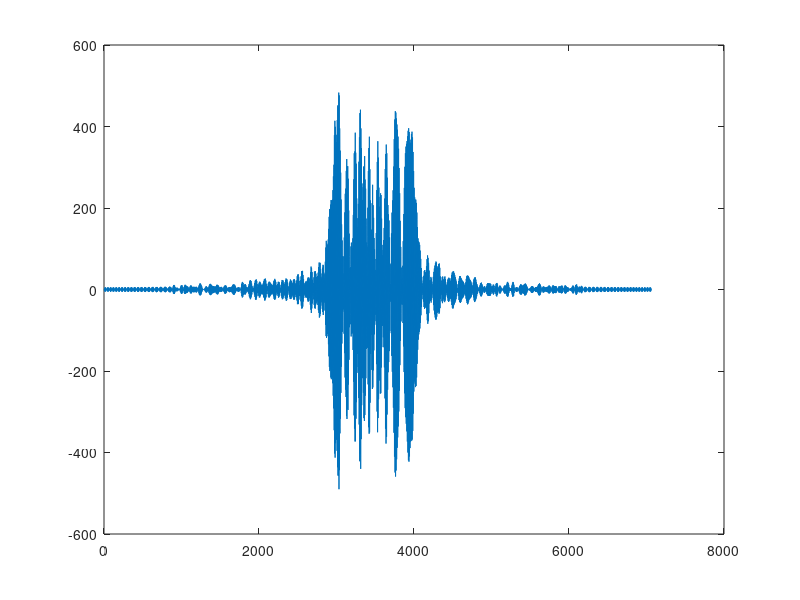

MATLAB code to generate this figure:
% chirp modulation.

audio1  = [];
Fs = 44100;
dt = 1/Fs;          %chirp sample rate 
tmax = 0.02;          %chirp duration

t= 0:dt:tmax;                       % 0.1 second @ 44100Hz sample rate
f0=6000;f1=6200;                      % Start at 4000Hz, go up to 6000Hz
part_audio = chirp(t,f0,tmax,f1);

audio1 = [audio1 part_audio];


t= 0:dt:tmax;                       % 0.1 second @ 44100Hz sample rate
f0=6200;f1=6600;                      % Start at 4000Hz, go up to 6000Hz
part_audio = chirp(t,f0,tmax,f1);

audio1 = [audio1 part_audio];

t= 0:dt:tmax;                       % 0.1 second @ 44100Hz sample rate
f0=6600;f1=7200;                      % Start at 4000Hz, go up to 6000Hz
part_audio = chirp(t,f0,tmax,f1);

audio1 = [audio1 part_audio];


t= 0:dt:tmax;                       % 0.1 second @ 44100Hz sample rate
f0=7200;f1=7300;                      % Start at 4000Hz, go up to 6000Hz
part_audio = chirp(t,f0,tmax,f1);

audio1 = [audio1 part_audio];


sound(audio1, 44100);






audio2  = [];
Fs = 44100;
dt = 1/Fs;          %chirp sample rate 
tmax = 0.02;          %chirp duration

t= 0:dt:tmax;                       % 0.1 second @ 44100Hz sample rate
f0=6000;f1=6400;                      % Start at 4000Hz, go up to 6000Hz
part_audio = chirp(t,f0,tmax,f1);

audio2 = [audio2 part_audio];


t= 0:dt:tmax;                       % 0.1 second @ 44100Hz sample rate
f0=6400;f1=6500;                      % Start at 4000Hz, go up to 6000Hz
part_audio = chirp(t,f0,tmax,f1);

audio2 = [audio2 part_audio];

t= 0:dt:tmax;                       % 0.1 second @ 44100Hz sample rate
f0=6500;f1=6900;                      % Start at 4000Hz, go up to 6000Hz
part_audio = chirp(t,f0,tmax,f1);

audio2 = [audio2 part_audio];


t= 0:dt:tmax;                       % 0.1 second @ 44100Hz sample rate
f0=6900;f1=7300;                      % Start at 4000Hz, go up to 6000Hz
part_audio = chirp(t,f0,tmax,f1);

audio2 = [audio2 part_audio];


sound(audio2, 44100);



c = xcorr(audio1, audio2);
plot(c);


